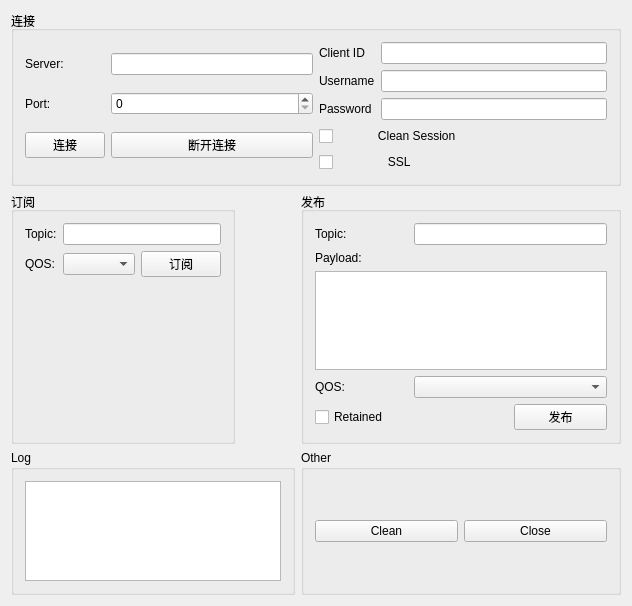
<?xml version="1.0" encoding="UTF-8"?>
<ui version="4.0">
 <class>MyWidget</class>
 <widget class="QWidget" name="MyWidget">
  <property name="geometry">
   <rect>
    <x>0</x>
    <y>0</y>
    <width>632</width>
    <height>606</height>
   </rect>
  </property>
  <property name="windowTitle">
   <string>MyWidget</string>
  </property>
  <layout class="QFormLayout" name="formLayout">
   <item row="0" column="0" colspan="2">
    <widget class="QGroupBox" name="groupBox">
     <property name="title">
      <string>连接</string>
     </property>
     <layout class="QHBoxLayout" name="horizontalLayout">
      <item>
       <layout class="QGridLayout" name="gridLayout">
        <item row="0" column="0">
         <widget class="QLabel" name="label">
          <property name="text">
           <string>Server:</string>
          </property>
         </widget>
        </item>
        <item row="0" column="1">
         <widget class="QLineEdit" name="lineEditServer"/>
        </item>
        <item row="1" column="0">
         <widget class="QLabel" name="label_2">
          <property name="text">
           <string>Port:</string>
          </property>
         </widget>
        </item>
        <item row="1" column="1">
         <widget class="QSpinBox" name="spinBoxPort">
          <property name="maximum">
           <number>100000</number>
          </property>
         </widget>
        </item>
        <item row="2" column="0">
         <widget class="QPushButton" name="btnConnect">
          <property name="text">
           <string>连接</string>
          </property>
         </widget>
        </item>
        <item row="2" column="1">
         <widget class="QPushButton" name="btnDisconnect">
          <property name="text">
           <string>断开连接</string>
          </property>
         </widget>
        </item>
       </layout>
      </item>
      <item>
       <layout class="QGridLayout" name="gridLayout_2">
        <item row="0" column="0">
         <widget class="QLabel" name="label_3">
          <property name="text">
           <string>Client ID</string>
          </property>
         </widget>
        </item>
        <item row="0" column="1">
         <widget class="QLineEdit" name="lineEdit_ClientID"/>
        </item>
        <item row="1" column="0">
         <widget class="QLabel" name="label_4">
          <property name="text">
           <string>Username</string>
          </property>
         </widget>
        </item>
        <item row="1" column="1">
         <widget class="QLineEdit" name="lineEdit_Username"/>
        </item>
        <item row="2" column="0">
         <widget class="QLabel" name="label_5">
          <property name="text">
           <string>Password</string>
          </property>
         </widget>
        </item>
        <item row="2" column="1">
         <widget class="QLineEdit" name="lineEdit_Password"/>
        </item>
        <item row="3" column="0" colspan="2">
         <widget class="QCheckBox" name="cbx_CleanSession">
          <property name="text">
           <string>            Clean Session</string>
          </property>
         </widget>
        </item>
        <item row="4" column="0" colspan="2">
         <widget class="QCheckBox" name="cbx_SSL">
          <property name="text">
           <string>               SSL</string>
          </property>
         </widget>
        </item>
       </layout>
      </item>
     </layout>
    </widget>
   </item>
   <item row="1" column="0">
    <widget class="QGroupBox" name="groupBox_2">
     <property name="title">
      <string>订阅</string>
     </property>
     <layout class="QVBoxLayout" name="verticalLayout_2">
      <item>
       <layout class="QVBoxLayout" name="verticalLayout">
        <item>
         <layout class="QGridLayout" name="gridLayout_3">
          <item row="0" column="0">
           <widget class="QLabel" name="label_6">
            <property name="text">
             <string>Topic:</string>
            </property>
           </widget>
          </item>
          <item row="1" column="1">
           <widget class="QComboBox" name="cbx_QOS"/>
          </item>
          <item row="1" column="0">
           <widget class="QLabel" name="label_7">
            <property name="text">
             <string>QOS:</string>
            </property>
           </widget>
          </item>
          <item row="1" column="2">
           <widget class="QPushButton" name="btnSubscribe">
            <property name="text">
             <string>订阅</string>
            </property>
           </widget>
          </item>
          <item row="0" column="1" colspan="2">
           <widget class="QLineEdit" name="lineEdit_Topic"/>
          </item>
         </layout>
        </item>
        <item>
         <widget class="QLabel" name="label_all_Topic">
          <property name="minimumSize">
           <size>
            <width>0</width>
            <height>40</height>
           </size>
          </property>
          <property name="text">
           <string/>
          </property>
         </widget>
        </item>
       </layout>
      </item>
     </layout>
    </widget>
   </item>
   <item row="1" column="1">
    <widget class="QGroupBox" name="groupBox_3">
     <property name="title">
      <string>发布</string>
     </property>
     <layout class="QVBoxLayout" name="verticalLayout_3">
      <item>
       <layout class="QGridLayout" name="gridLayout_4">
        <item row="0" column="0">
         <widget class="QLabel" name="label_9">
          <property name="text">
           <string>Topic:</string>
          </property>
         </widget>
        </item>
        <item row="0" column="1" colspan="2">
         <widget class="QLineEdit" name="lineEditReleaseTopic"/>
        </item>
        <item row="1" column="0">
         <widget class="QLabel" name="label_10">
          <property name="text">
           <string>Payload:</string>
          </property>
         </widget>
        </item>
        <item row="2" column="0" colspan="3">
         <widget class="QTextEdit" name="textEdit_Payload"/>
        </item>
        <item row="3" column="0">
         <widget class="QLabel" name="label_11">
          <property name="text">
           <string>QOS:</string>
          </property>
         </widget>
        </item>
        <item row="3" column="1" colspan="2">
         <widget class="QComboBox" name="cbx_release_QOS"/>
        </item>
        <item row="4" column="0" colspan="2">
         <widget class="QCheckBox" name="checkBox_Retained">
          <property name="text">
           <string>Retained</string>
          </property>
         </widget>
        </item>
        <item row="4" column="2">
         <widget class="QPushButton" name="btnRelease">
          <property name="text">
           <string>发布</string>
          </property>
         </widget>
        </item>
       </layout>
      </item>
     </layout>
    </widget>
   </item>
   <item row="2" column="0">
    <widget class="QGroupBox" name="groupBox_4">
     <property name="title">
      <string>Log </string>
     </property>
     <layout class="QVBoxLayout" name="verticalLayout_4">
      <item>
       <widget class="QTextBrowser" name="textBrowser"/>
      </item>
     </layout>
    </widget>
   </item>
   <item row="2" column="1">
    <widget class="QGroupBox" name="groupBox_5">
     <property name="title">
      <string>Other</string>
     </property>
     <layout class="QHBoxLayout" name="horizontalLayout_2">
      <item>
       <widget class="QPushButton" name="btnClean">
        <property name="text">
         <string>Clean</string>
        </property>
       </widget>
      </item>
      <item>
       <widget class="QPushButton" name="btnClose">
        <property name="text">
         <string>Close</string>
        </property>
       </widget>
      </item>
     </layout>
    </widget>
   </item>
  </layout>
 </widget>
 <layoutdefault spacing="6" margin="11"/>
 <resources/>
 <connections/>
</ui>
